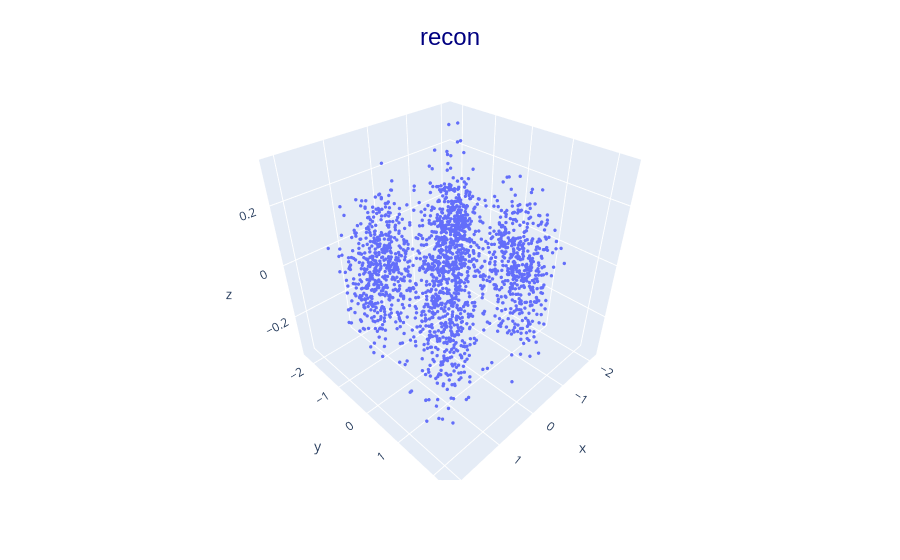
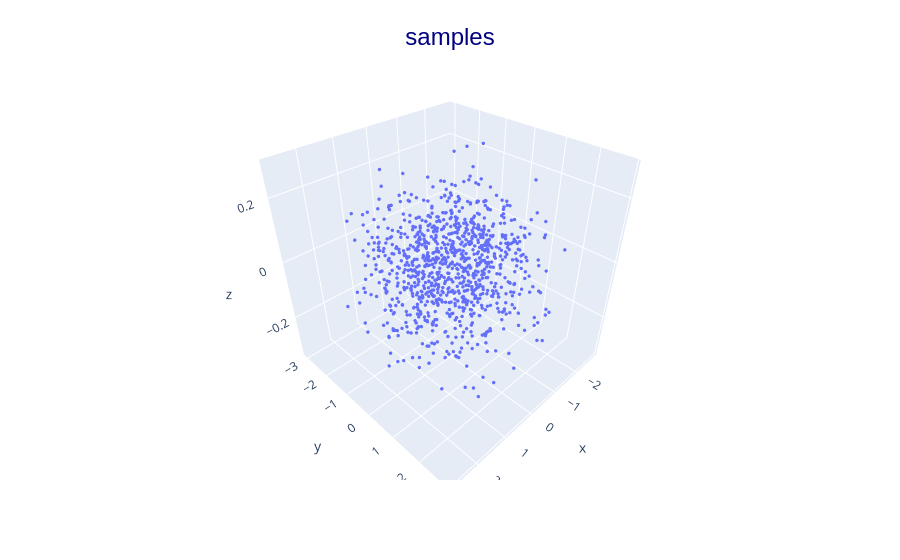

The cell these charts' notebook holds for them, in order:
### Code cell
plot_vae(global_vae, sub_key, False)

### Figure 1 — Plotly figure (JSON) as saved in the notebook; plotly's stock layout.template omitted (floating-point values rounded to 4 significant figures; data arrays with more than 128 entries replaced by an {"elided": "..."} marker saying what was removed)
{"data": [{"hovertemplate": "x=%{x}<br>y=%{y}<br>z=%{z}<extra></extra>", "legendgroup": "", "marker": {"color": "#636efa", "size": 2, "symbol": "circle"}, "mode": "markers", "name": "", "scene": "scene", "showlegend": false, "type": "scatter3d", "x": {"elided": "2000 float values"}, "y": {"elided": "2000 float values"}, "z": {"elided": "2000 float values"}}], "layout": {"legend": {"tracegroupgap": 0}, "margin": {"t": 60}, "scene": {"domain": {"x": [0, 1], "y": [0, 1]}, "xaxis": {"title": {"text": "x"}}, "yaxis": {"title": {"text": "y"}}, "zaxis": {"title": {"text": "z"}}}, "title": {"font": {"color": "navy", "family": "Arial", "size": 24}, "text": "recon", "x": 0.5, "y": 0.95}}}

### Figure 2 — Plotly figure (JSON) as saved in the notebook; plotly's stock layout.template omitted (floating-point values rounded to 4 significant figures; data arrays with more than 128 entries replaced by an {"elided": "..."} marker saying what was removed)
{"data": [{"hovertemplate": "x=%{x}<br>y=%{y}<br>z=%{z}<extra></extra>", "legendgroup": "", "marker": {"color": "#636efa", "size": 2, "symbol": "circle"}, "mode": "markers", "name": "", "scene": "scene", "showlegend": false, "type": "scatter3d", "x": {"elided": "1000 float values"}, "y": {"elided": "1000 float values"}, "z": {"elided": "1000 float values"}}], "layout": {"legend": {"tracegroupgap": 0}, "margin": {"t": 60}, "scene": {"domain": {"x": [0, 1], "y": [0, 1]}, "xaxis": {"title": {"text": "x"}}, "yaxis": {"title": {"text": "y"}}, "zaxis": {"title": {"text": "z"}}}, "title": {"font": {"color": "navy", "family": "Arial", "size": 24}, "text": "samples", "x": 0.5, "y": 0.95}}}
